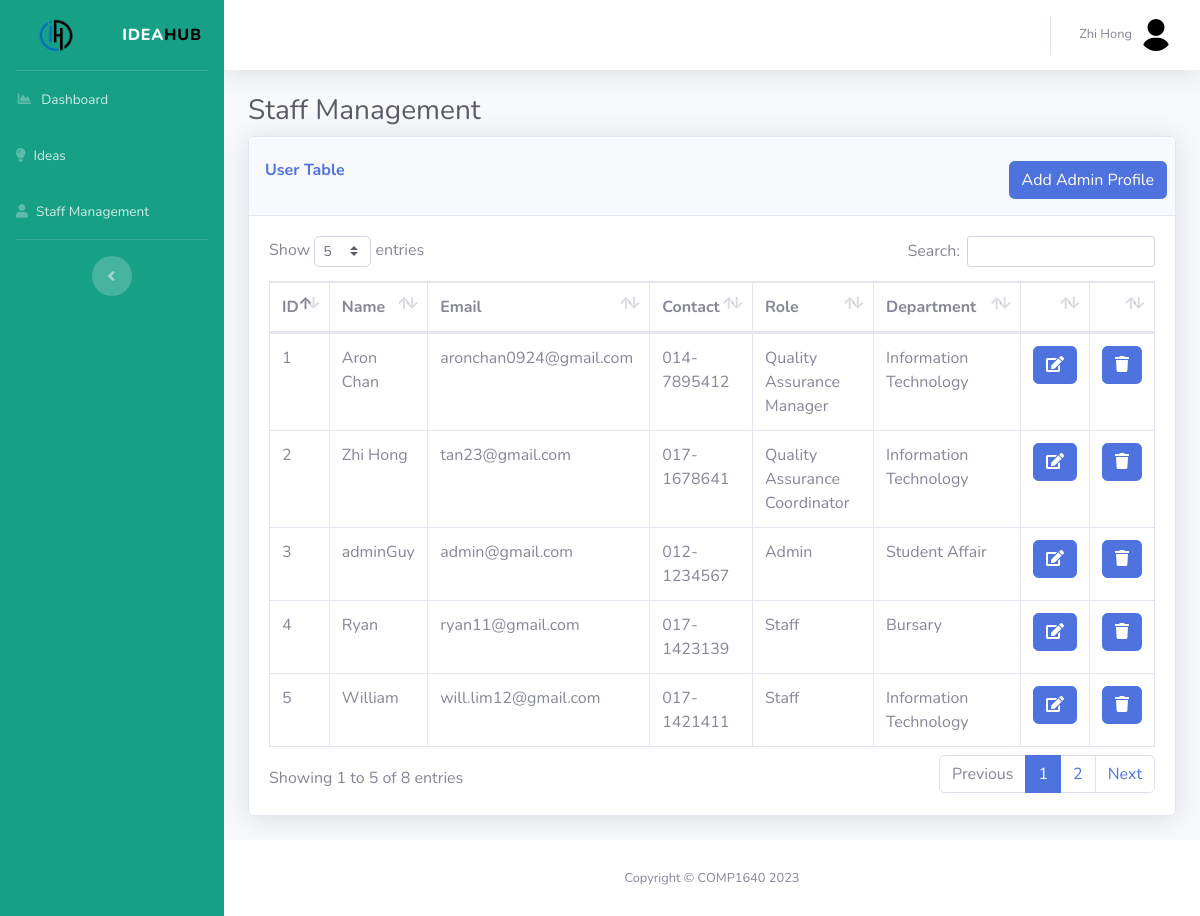
/COMP1640/Staff_Registration.php (signed in), run on the app's committed database.
### tables this page shows
CREATE TABLE `user_table` (
  `userID` int(10) NOT NULL,
  `userName` varchar(50) NOT NULL,
  `userEmail` varchar(50) NOT NULL,
  `userContact` varchar(50) NOT NULL,
  `role` enum('Staff','Quality Assurance Coordinator','Quality Assurance Manager','Admin') NOT NULL,
  `password` varchar(50) NOT NULL,
  `department` enum('Student Affair','Bursary','Information Technology','Business','Tourism and Hospitality Management') NOT NULL
);

### COMP1640/Staff_Registration.php (the view, shortened to what this page needs)
<?php
include('includes/adminHeader.php');
include('includes/dbconnect.php');
?>
    </div>
  </div>
</div>
<div class="container-fluid">
  <h1 class="h3 mb-2 text-gray-800">Staff Management</h1>
  <div class="card shadow mb-4">
      <div class="card-header py-3">
          <div class="row">
              <div class="d-sm-flex mr-auto p-2">
                  <h6 class="m-0 font-weight-bold text-primary">User Table</h6>
              </div>
              <div class="pt-2">
              <button type="button" class="btn btn-primary" data-toggle="modal" data-target="#addadminprofile">
              Add Admin Profile
            </button>
              </div>
          </div>
      </div>
      <div class="card-body">
        <div class="table-responsive">
            <table class="table table-bordered" id="dataTable" width="100%" cellspacing="0">
                <thead>
                    <tr>
                      <th>ID</th>
                      <th>Name</th>
                      <th>Email</th>
                      <th>Contact</th>
                      <th>Role</th>
                      <th>Department</th>
                      <th></th>
                      <th></th>
                    </tr>
                </thead>
                <tbody>
                <?php
                                $sql = "SELECT * FROM user_table";
                                $res_data = mysqli_query($conn,$sql);
                                while($row = mysqli_fetch_array($res_data)){
                                    echo("
                  <tr>
                      <td>".$row['userID']."</td>
                      <td>".$row['userName']."</td>
                      <td>".$row['userEmail']."</td>
                      <td>".$row['userContact']."</td>
                      <td>".$row['role']."</td>
                      <td>".$row['department']."</td>
                      <td><button type='button' class='edit btn btn-primary' data-toggle='modal' data-target='#editadminprofile'value=".$row["userID"]."><i class='fa fa-edit' aria-hidden='true'></i></button></td>
                      <td><button type='button' class='remove btn btn-primary' data-toggle='modal' data-target='#deleteUserModal' value=".$row["userID"]."><i class='fa fa-trash' aria-hidden='true'></i></button></td>
                  </tr>
                  ");
                }
            ?>
                </tbody>
            </table>
            </div>
            </div>
        </div>
    </div>
<?php
include('includes/adminFooter.php');
?>

### data on the page
user_table: userID "1", userName "Aron Chan", userEmail "aronchan0924@gmail.com", userContact "014-7895412", role "Quality Assurance Manager", department "Information Technology"
user_table: userID "2", userName "Zhi Hong", userEmail "tan23@gmail.com", userContact "017-1678641", role "Quality Assurance Coordinator", department "Information Technology"
user_table: userID "3", userName "adminGuy", userEmail "admin@gmail.com", userContact "012-1234567", role "Admin", department "Student Affair"
user_table: userID "4", userName "Ryan", userEmail "ryan11@gmail.com", userContact "017-1423139", role "Staff", department "Bursary"
user_table: userID "5", userName "William", userEmail "will.lim12@gmail.com", userContact "017-1421411", role "Staff", department "Information Technology"

### other printed values
$_SESSION['username'] "Zhi Hong"
